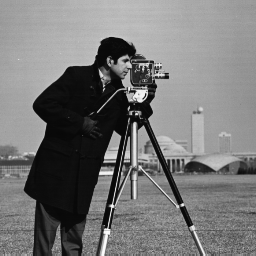
#> input picture 2do/2do 2do Cuatrimestre/Procesamiento de Imágenes/U3 - Deteccion bordes y Segmentacion/CodigoU3/cameraman.tif, 256 x 256 px, given in place of punto.tif, which was not available; the run also reads 1 picture not shown here
$ python PDI_U3_Segmentacion.py   (older library calls are emulated)
#> lines starting #> are read from the running program, lines starting #| are printed output that depends on the picture; after the words box and inside, x2 and y2 are one past the last pixel; in counts of white or black regions, pixels touching at a corner belong together; pictures that were not available may be replaced by others from this repository, and a replacement may not be noted
import cv2
import numpy as np
import matplotlib.pyplot as plt

# Defininimos función para mostrar imágenes
def imshow(img, new_fig=True, title=None, color_img=False, blocking=False, colorbar=True, ticks=False):
    if new_fig:
        plt.figure()
    if color_img:
        plt.imshow(img)
    else:
        plt.imshow(img, cmap='gray')
    plt.title(title)
    if not ticks:
        plt.xticks([]), plt.yticks([])
    if colorbar:
        plt.colorbar()
    if new_fig:
        plt.show(block=blocking)

# -------------------------------------------------------------------------------
# --- Detección de puntos -------------------------------------------------------
# -------------------------------------------------------------------------------
f = cv2.imread('punto.tif', cv2.IMREAD_GRAYSCALE)   # Leemos imagen
#> f is the input picture: shape (256, 256); min 7, max 253, mean 118.7
imshow(f)

w = -1*np.ones((3,3))                   # Definimos el kernel para...
w[1,1] = 8                              # ... detectar puntos
fp = cv2.filter2D(f, cv2.CV_64F, w)     # Filtramos
np.unique(fp)
imshow(fp)

fpn = abs(fp)                           # Acondicionamiento: abs()
# fpn = cv2.convertScaleAbs(fp)             # En este caso, no generaría problemas. Pero ver el ejemplo siguiente.
np.unique(fpn)
imshow(fpn)

f_point = fpn > fpn.max()*0.9           # Detección mediante umbralado
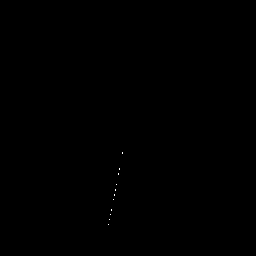
#> f_point: shape (256, 256) bool; 0.03% white in thin lines or dots, all inside (x1, y1, x2, y2) = (108, 152, 123, 225)
imshow(f_point)
np.sum(f_point)

plt.figure()
ax = plt.subplot(221)
imshow(f,new_fig=False, title="Imagen Original")
plt.subplot(222, sharex=ax, sharey=ax), imshow(fp, new_fig=False, title="Filtrado")
plt.subplot(223, sharex=ax, sharey=ax), imshow(fpn, new_fig=False, title="Filtrado + abs()")
plt.subplot(224, sharex=ax, sharey=ax), imshow(f_point, new_fig=False, title="Filtrado + abs() + Umbralado")
plt.suptitle("Detección de Punto")
plt.show(block=False)

# -------------------------------------------------------------------------------
# --- Detección de lineas orientadas --------------------------------------------
# -------------------------------------------------------------------------------
f = cv2.imread('lineas_orientadas.tif', cv2.IMREAD_GRAYSCALE)   # Leemos imagen
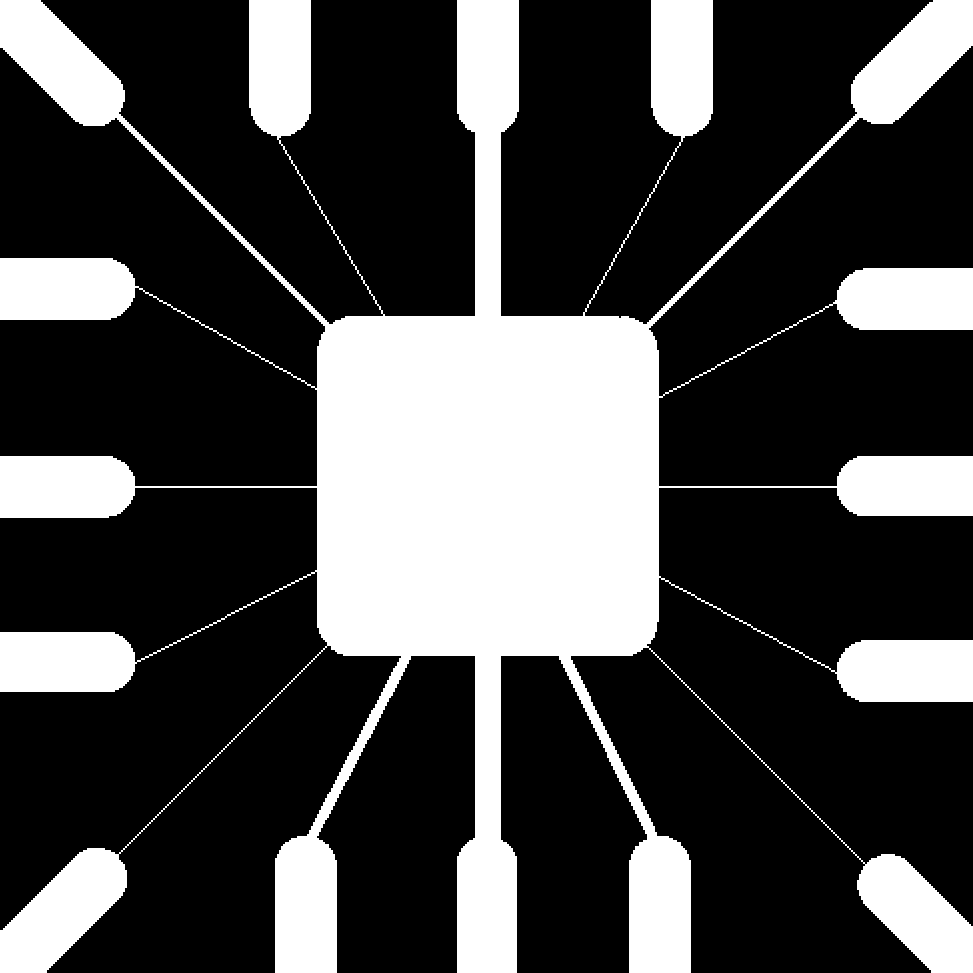
#> input picture 2do/2do 2do Cuatrimestre/Procesamiento de Imágenes/U3 - Deteccion bordes y Segmentacion/CodigoU3/circuito.tif, 973 x 973 px, given in place of lineas_orientadas.tif, which was not available
#> f: shape (973, 973); 28.1% white; 1 white region, box (x1, y1, x2, y2) and area: (0, 0, 973, 973) 265583
f.shape
np.unique(f)
imshow(f, ticks=True)

# Filtramos
# w = np.array([[-1,-1,-1],[2,2,2],[-1,-1,-1]])     # Horizontal
w = np.array([[-1,2,-1],[-1,2,-1],[-1,2,-1]])       # Vertical
# w = np.array([[-1,-1,2],[-1,2,-1],[2,-1,-1]])       # +45º
# w = np.array([[2,-1,-1],[-1,2,-1],[-1,-1,2]])       # -45º
f_fil = cv2.filter2D(f, cv2.CV_64F, w)
np.unique(f_fil)
imshow(f_fil)

f_fil_abs = abs(f_fil)                          # Acondicionamos
# f_fil_abs = cv2.convertScaleAbs(f_fil)        # Así generaría problemas
np.unique(f_fil_abs)
imshow(f_fil_abs)

f_det = f_fil_abs >= f_fil_abs.max()*1.0    # Detección mediante umbralado
#> f_det: shape (973, 973) bool; 0.77% white in thin lines or dots
imshow(f_det)

plt.figure()
ax = plt.subplot(221)
imshow(f, new_fig=False, title="Imagen Original")
plt.subplot(222, sharex=ax, sharey=ax), imshow(f_fil, new_fig=False, title="Filtrado")
plt.subplot(223, sharex=ax, sharey=ax), imshow(f_fil_abs, new_fig=False, title="Filtrado + abs()")
plt.subplot(224, sharex=ax, sharey=ax), imshow(f_det, new_fig=False, title="Filtrado + abs() + Umbralado")
plt.suptitle("Detección de Lineas Orientadas")
plt.show(block=False)

# -------------------------------------------------------------------------------
# --- Detección de lineas orientadas - Otro Ejemplo -----------------------------
# -------------------------------------------------------------------------------
f = cv2.imread('circuito.tif', cv2.IMREAD_GRAYSCALE)   # Leemos imagen
f.shape
np.unique(f)
imshow(f, ticks=True)

# --- Version 1 ------------------------------------------
w = np.array([[-1,-1,2],[-1,2,-1],[2,-1,-1]])   # +45º
f_fil = cv2.filter2D(f, cv2.CV_64F, w)          # Filtramos
f_fil_acond = abs(f_fil)                        # Acondicionamos: abs()
f_det = f_fil_acond >= f_fil_acond.max()*1.0    # Detección mediante umbralado
#> f_det: shape (973, 973) bool; 0.11% white in thin lines or dots, all inside (x1, y1, x2, y2) = (118, 139, 866, 865)

# # --- Version 2 ------------------------------------------
w = np.array([[-1,-1,2],[-1,2,-1],[2,-1,-1]])   # +45º
f_fil = cv2.filter2D(f, cv2.CV_64F, w)          # Filtramos
f_fil_acond = f_fil.copy()                      # Acondicionamos: A los valores < 0...
f_fil_acond[f_fil_acond<0] = 0                  # ... les asigno 0
#> f_fil_acond: shape (973, 973) float64; min 0, max 1020, mean 3.6
f_det = f_fil_acond >= f_fil_acond.max()*0.9    # Detección mediante umbralado
#> f_det: shape (973, 973) bool; 0.05% white in thin lines or dots, all inside (x1, y1, x2, y2) = (118, 141, 834, 855)

np.unique(f_fil)
np.unique(f_fil_acond)

plt.figure()
ax = plt.subplot(221)
imshow(f, new_fig=False, title="Imagen Original", ticks=True)
plt.subplot(222, sharex=ax, sharey=ax), imshow(f_fil, new_fig=False, title="Filtrado", ticks=True)
plt.subplot(223, sharex=ax, sharey=ax), imshow(f_fil_acond, new_fig=False, title="Filtrado + Acondicionamiento", ticks=True)
plt.subplot(224, sharex=ax, sharey=ax), imshow(f_det, new_fig=False, title="Filtrado + abs() + Umbralado", ticks=True)
plt.suptitle("Detección de Lineas Orientadas")
plt.show(block=False)

# -------------------------------------------------------------------------------
# --- Detección de Bordes - Sobel -----------------------------------------------
# -------------------------------------------------------------------------------
# Cargo Imagen
f = cv2.imread('building.tif', cv2.IMREAD_GRAYSCALE)
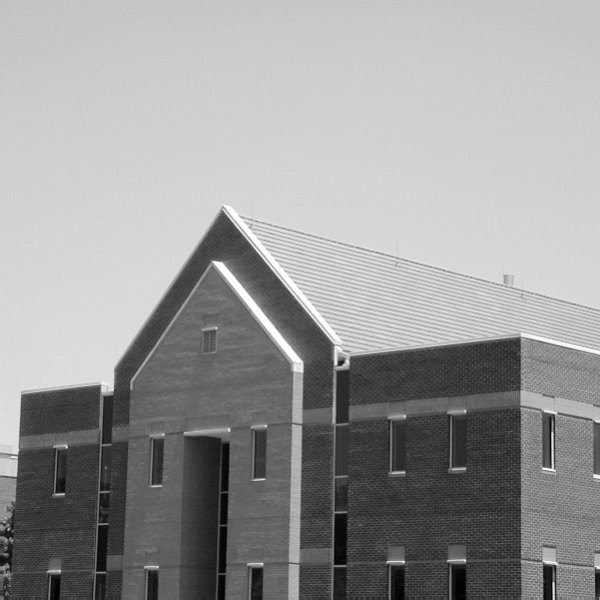
#> input picture 2do/2do 2do Cuatrimestre/Procesamiento de Imágenes/U3 - Deteccion bordes y Segmentacion/CodigoU3/building.tif, 600 x 600 px
#> f is the input picture: shape (600, 600); min 0, max 255, mean 152.9
imshow(f)

# Filtrado
ddepth = cv2.CV_16S  # Formato salida
grad_x = cv2.Sobel(f, ddepth, 1, 0, ksize=3) # https://docs.opencv.org/3.4/d4/d86/group__imgproc__filter.html#gacea54f142e81b6758cb6f375ce782c8d
grad_y = cv2.Sobel(f, ddepth, 0, 1, ksize=3) # Tutorial: https://opencv-python-tutroals.readthedocs.io/en/latest/py_tutorials/py_imgproc/py_gradients/py_gradients.html
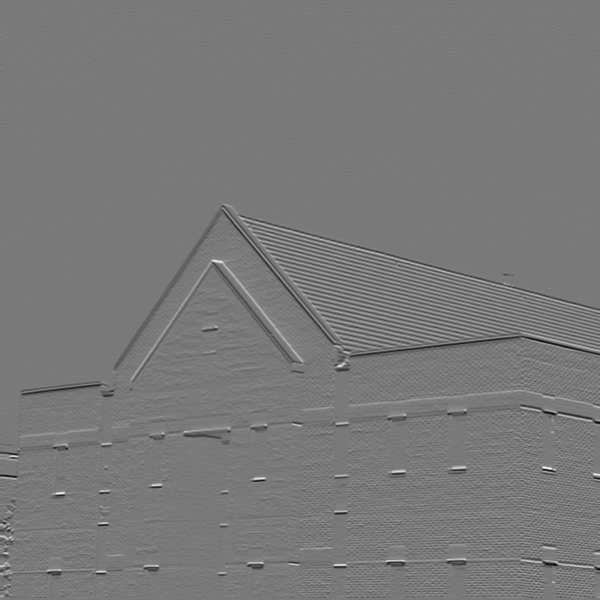
#> grad_y: shape (600, 600) int16; min -621, max 680, mean -1.7; drawn with min black and max white

# Acondicionamiento
abs_grad_x = cv2.convertScaleAbs(grad_x)                        # abs() + casting uint8
abs_grad_y = cv2.convertScaleAbs(grad_y)                        #
grad = cv2.addWeighted(abs_grad_x, 0.5, abs_grad_y, 0.5, 0)     # Combinamos.  https://docs.opencv.org/3.4/d5/dc4/tutorial_adding_images.html

plt.figure()
ax = plt.subplot(221)
imshow(f, new_fig=False, title="Imagen Original", ticks=True)
plt.subplot(222, sharex=ax, sharey=ax), imshow(abs_grad_x, new_fig=False, title="Sobel x", ticks=True)
plt.subplot(223, sharex=ax, sharey=ax), imshow(abs_grad_y, new_fig=False, title="Sobel y", ticks=True)
plt.subplot(224, sharex=ax, sharey=ax), imshow(grad, new_fig=False, title="Gradiente", ticks=True)
plt.show(block=False)

# Umbralizamos los gradientes
abs_grad_x_th = np.zeros(abs_grad_x.shape)
abs_grad_x_th[abs_grad_x == abs_grad_x.max()] = 255

abs_grad_y_th = np.zeros(abs_grad_y.shape)
abs_grad_y_th[abs_grad_y == abs_grad_y.max()] = 255

grad_th = np.zeros(grad.shape)
grad_th[grad >= 0.5*grad.max()] = 255

plt.figure()
ax = plt.subplot(221)
imshow(abs_grad_x, new_fig=False, title="Sobel x")
plt.subplot(222, sharex=ax, sharey=ax), imshow(abs_grad_x_th, new_fig=False, title="Sobel x + Umbralado")
plt.subplot(223, sharex=ax, sharey=ax), imshow(abs_grad_y, new_fig=False, title="Sobel y")
plt.subplot(224, sharex=ax, sharey=ax), imshow(abs_grad_y_th, new_fig=False, title="Sobel y + Umbralado")
plt.show(block=False)

plt.figure()
ax = plt.subplot(121)
imshow(grad, new_fig=False, title="Gradiente")
plt.subplot(122, sharex=ax, sharey=ax), imshow(grad_th, new_fig=False, title="Gradiente + Umbralado")
plt.show(block=False)

plt.figure()
ax = plt.subplot(121)
imshow(f, new_fig=False, title="Imagen Original", ticks=True)
plt.subplot(122, sharex=ax, sharey=ax), imshow(grad_th, new_fig=False, title="Gradiente + Umbralado")
plt.show(block=False)


# -------------------------------------------------------------------------------
# --- Detección de Bordes - Sobel - Versión estricta y aproximada----------------
# -------------------------------------------------------------------------------
# Cargo Imagen
f = cv2.imread('building.tif', cv2.IMREAD_GRAYSCALE)
imshow(f)

# Filtrado
ddepth = cv2.CV_64F  # Formato salida
grad_x = cv2.Sobel(f, ddepth, 1, 0, ksize=3) # https://docs.opencv.org/3.4/d4/d86/group__imgproc__filter.html#gacea54f142e81b6758cb6f375ce782c8d
grad_y = cv2.Sobel(f, ddepth, 0, 1, ksize=3) # Tutorial: https://opencv-python-tutroals.readthedocs.io/en/latest/py_tutorials/py_imgproc/py_gradients/py_gradients.html

grad = np.sqrt(grad_x**2 + grad_y**2)
grad_aprox = grad_x**2 + grad_y**2
np.unique(grad)
np.unique(grad_aprox)

grad_n = cv2.convertScaleAbs(grad)
grad_aprox_n = cv2.convertScaleAbs(grad_aprox)
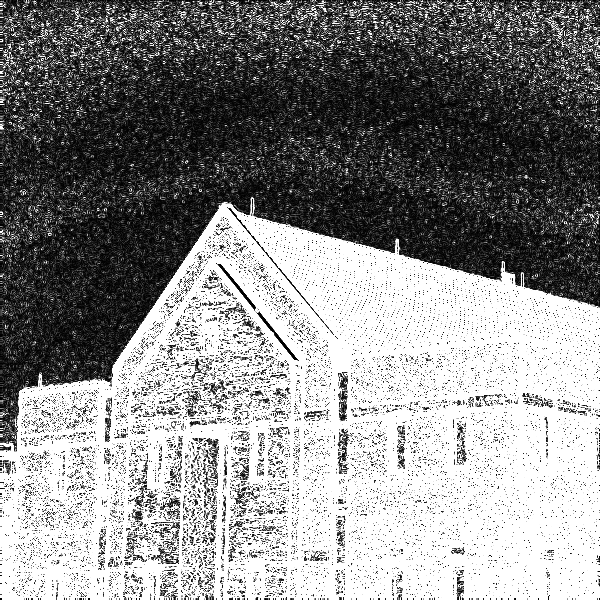
#> grad_aprox_n: shape (600, 600); min 0, max 255, mean 140.2
np.unique(grad_n)
np.unique(grad_aprox_n)

plt.figure()
ax = plt.subplot(221)
imshow(grad, new_fig=False, title="Gradiente - Magnitud")
plt.subplot(222, sharex=ax, sharey=ax), imshow(grad_n, new_fig=False, title="Gradiente - Magnitud + Casting")
plt.subplot(223, sharex=ax, sharey=ax), imshow(grad_aprox, new_fig=False, title="Gradiente - Magnitud aprox.")
plt.subplot(224, sharex=ax, sharey=ax), imshow(grad_aprox_n, new_fig=False, title="Gradiente - Magnitud aprox. + Casting")
plt.show(block=False)

grad_th = grad >= grad.max()*0.25
#> grad_th: shape (600, 600) bool; 2.6% white in thin lines or dots, all inside (x1, y1, x2, y2) = (0, 205, 600, 600)
grad_aprox_th = grad_aprox >= grad_aprox.max()*0.25 # Analizar...
#> grad_aprox_th: shape (600, 600) bool; 0.23% white in thin lines or dots, all inside (x1, y1, x2, y2) = (0, 211, 600, 600)
#grad_aprox_th = grad_aprox >= grad_aprox.max()*0.05 # Analizar...
# grad_aprox_th = grad_aprox >= grad_aprox.max()*0.0625 # Así se obtiene casi el mismo resultado que con grad y th=0.25
plt.figure()
ax = plt.subplot(221)
imshow(grad, new_fig=False, title="Gradiente - Magnitud")
plt.subplot(222, sharex=ax, sharey=ax), imshow(grad_th, new_fig=False, title="Gradiente - Magnitud + Umbralado")
plt.subplot(223, sharex=ax, sharey=ax), imshow(grad_aprox, new_fig=False, title="Gradiente - Magnitud aprox.")
plt.subplot(224, sharex=ax, sharey=ax), imshow(grad_aprox_th, new_fig=False, title="Gradiente - Magnitud aprox. + Umbralado")
plt.show(block=False)


# --- Comparo con la versión anterior... ---------------------------------
grad2_x = cv2.Sobel(f, ddepth, 1, 0, ksize=3)
grad2_y = cv2.Sobel(f, ddepth, 0, 1, ksize=3)
abs_grad2_x = cv2.convertScaleAbs(grad2_x)
abs_grad2_y = cv2.convertScaleAbs(grad2_y)
grad2 = cv2.addWeighted(abs_grad2_x, 0.5, abs_grad2_y, 0.5, 0)

plt.figure()
ax = plt.subplot(221)
imshow(f, new_fig=False, title="Imagen Original")
plt.subplot(222, sharex=ax, sharey=ax), imshow(grad_n, new_fig=False, title="Gradiente - Magnitud + Casting")
plt.subplot(223, sharex=ax, sharey=ax), imshow(grad_aprox_n, new_fig=False, title="Gradiente - Magnitud aprox. + Casting")
plt.subplot(224, sharex=ax, sharey=ax), imshow(grad2, new_fig=False, title="Gradiente version 2")
plt.show(block=False)
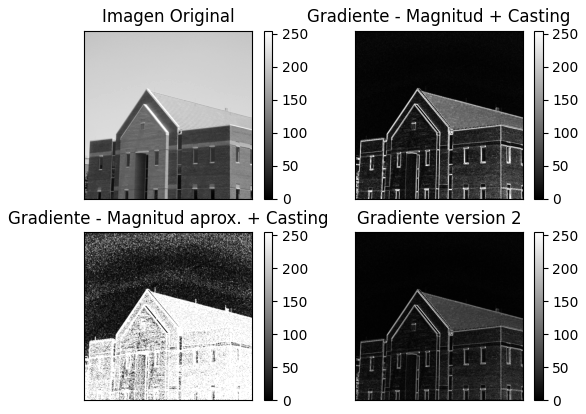
#> figure drawn by matplotlib, 8 panels

grad2_th = grad2 >= grad2.max()*0.51
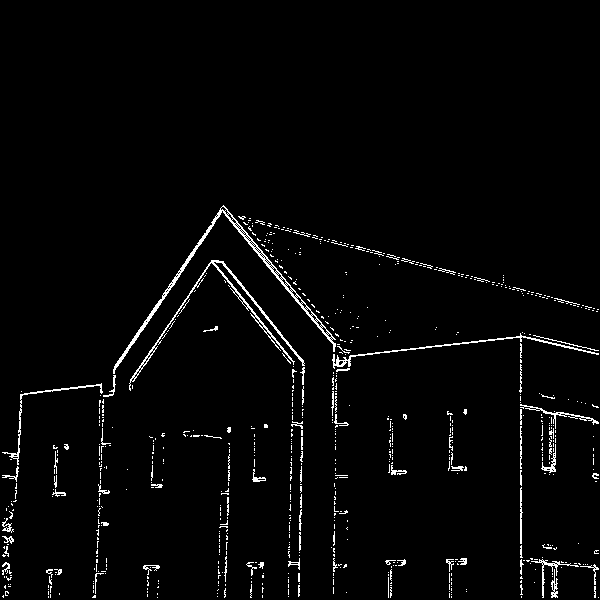
#> grad2_th: shape (600, 600) bool; 2.5% white in thin lines or dots, all inside (x1, y1, x2, y2) = (2, 205, 599, 598)
plt.figure()
ax = plt.subplot(321)
imshow(grad, new_fig=False, title="Gradiente - Magnitud")
plt.subplot(322, sharex=ax, sharey=ax), imshow(grad_th, new_fig=False, title="Gradiente - Magnitud + Umbralado")
plt.subplot(323, sharex=ax, sharey=ax), imshow(grad_aprox, new_fig=False, title="Gradiente - Magnitud aprox.")
plt.subplot(324, sharex=ax, sharey=ax), imshow(grad_aprox_th, new_fig=False, title="Gradiente - Magnitud aprox. + Umbralado")
plt.subplot(325, sharex=ax, sharey=ax), imshow(grad2, new_fig=False, title="Gradiente version 2")
plt.subplot(326, sharex=ax, sharey=ax), imshow(grad2_th, new_fig=False, title="Gradiente version 2 + Umbralado")
plt.show(block=False)


# -------------------------------------------------------------------------------
# --- Detección de Bordes - Laplacian of Gaussian (LoG) -------------------------
# -------------------------------------------------------------------------------
blur = cv2.GaussianBlur(f, (3,3), 0)
LoG = cv2.Laplacian(blur, cv2.CV_64F, ksize=3)
LoG_abs = cv2.convertScaleAbs(LoG)   # Pasamos a 8 bit
imshow(LoG_abs, title="LoG + convertScaleAbs()")
# imshow(np.abs(LoG), title="LoG + abs()")
# LoG_abs_th = LoG_abs > LoG_abs.max()*0.3 # Otro umbral
LoG_abs_th = LoG_abs > LoG_abs.max()*0.45
imshow(LoG_abs_th, title="LoG + convertScaleAbs() + umbral")

def Zero_crossing(image):
    z_c_image = np.zeros(image.shape)
    # For each pixel, count the number of positive and negative pixels in the neighborhood
    for i in range(1, image.shape[0] - 1):
        for j in range(1, image.shape[1] - 1):
            negative_count = 0
            positive_count = 0
            neighbour = [image[i+1, j-1],image[i+1, j],image[i+1, j+1],image[i, j-1],image[i, j+1],image[i-1, j-1],image[i-1, j],image[i-1, j+1]]
            d = max(neighbour)
            e = min(neighbour)
            for h in neighbour:
                if h>0:
                    positive_count += 1
                elif h<0:
                    negative_count += 1
            # If both negative and positive values exist in the pixel neighborhood, then that pixel is a potential zero crossing

            z_c = ((negative_count > 0) and (positive_count > 0))

            # Change the pixel value with the maximum neighborhood difference with the pixel
            if z_c:
                if image[i,j]>0:
                    z_c_image[i, j] = image[i,j] + np.abs(e)
                elif image[i,j]<0:
                    z_c_image[i, j] = np.abs(image[i,j]) + d

    # Normalize and change datatype to 'uint8' (optional)
    z_c_norm = z_c_image/z_c_image.max()*255
    z_c_image = np.uint8(z_c_norm)

    return z_c_image

LoG_z = Zero_crossing(LoG)
th = LoG_z.max()*0.3
#> th = 76.5
LoG_zth = np.uint8(LoG_z > th)*255
imshow(LoG_z, title="LoG + Zero Corssing")
imshow(LoG_zth, title="LoG + Zero Corssing + Umbral")


# --- Componentes conectadas -----------------------------------------------------------------------
img = cv2.imread('objects.tif', cv2.IMREAD_GRAYSCALE)
connectivity = 8
num_labels, labels, stats, centroids = cv2.connectedComponentsWithStats(img, connectivity, cv2.CV_32S)  # https://docs.opencv.org/4.5.3/d3/dc0/group__imgproc__shape.html#ga107a78bf7cd25dec05fb4dfc5c9e765f
#> num_labels = 11; stats = [[0, 0, 757, 757, 538939], [526, 105, 84, 102, 2259], [115, 108, 99, 99, 2340], [322, 111, 87, 96, 3600], [109, 309, 99, 96, 3564], [319, 309, 84, 96, 2709], [520, 309, 75, 96, 2340], [220, 507, 318, 12, 3816], [322, 612, 93, 78, 3672], [124, 615, 72, 75, 5400], [538, 615, 75, 75, 4410]]; centroids = [[379.7, 373.8], [554.8, 153.6], [168.8, 166.2], [367.4, 159.8], [160.2, 356.2], [355.4, 356.4], [551.7, 350.3], [378.5, 512.5], [367.5, 663.9], [159.5, 652], [575.3, 652.4]]
# [8 lines of commented-out code are left out]

imshow(img=labels)

# Coloreamos los elementos
labels = np.uint8(255/num_labels*labels)
# imshow(img=labels)
im_color = cv2.applyColorMap(labels, cv2.COLORMAP_JET)
# Dibujando los centroides
for centroid in centroids:
    cv2.circle(im_color, tuple(np.int32(centroid)), 9, color=(255,255,255), thickness=-1)
#> this loop made 11 passes
# Dibujando las bounding boxes
for st in stats:
    cv2.rectangle(im_color, (st[0], st[1]), (st[0]+st[2], st[1]+st[3]), color=(0,255,0), thickness=2)
#> this loop made 11 passes
imshow(img=im_color, color_img=True)

# --- CANNY ---------------------------------------------------------------------------------------
f_blur = cv2.GaussianBlur(f, ksize=(3, 3), sigmaX=1.5)
gcan = cv2.Canny(f_blur, threshold1=0.04*255, threshold2=0.1*255)
gcan = cv2.Canny(f_blur, threshold1=0.4*255, threshold2=0.5*255)
gcan = cv2.Canny(f_blur, threshold1=0.4*255, threshold2=0.75*255)
imshow(gcan)

# --- Contornos -----------------------------------------------------------------------------------
f = cv2.imread('contornos.png')             # Leemos imagen
gray = cv2.cvtColor(f, cv2.COLOR_BGR2GRAY)  # Pasamos a escala de grises
cv2.imshow('contornos', gray)

umbral, thresh_img = cv2.threshold(gray, thresh=128, maxval=255, type=cv2.THRESH_BINARY)  # Umbralamos
cv2.imshow('Umbral', thresh_img)

# Tutorial: https://docs.opencv.org/3.4/d4/d73/tutorial_py_contours_begin.html
contours, hierarchy = cv2.findContours(thresh_img, cv2.RETR_LIST, cv2.CHAIN_APPROX_NONE)  # https://docs.opencv.org/3.4/d3/dc0/group__imgproc__shape.html#ga95f5b48d01abc7c2e0732db24689837b
#> contours = 1 contour; box (x1, y1, x2, y2) and area: (0, 0, 973, 973) 258149

# Dibujamos
f = cv2.imread('contornos.png')
cv2.drawContours(f, contours, contourIdx=-1, color=(0, 0, 255), thickness=2)  # https://docs.opencv.org/3.4/d6/d6e/group__imgproc__draw.html#ga746c0625f1781f1ffc9056259103edbc
cv2.imshow('Contornos', f)

# Contornos externos
contours, hierarchy = cv2.findContours(thresh_img, cv2.RETR_EXTERNAL, cv2.CHAIN_APPROX_NONE)
# Dibujamos
f = cv2.imread('contornos.png')
cv2.drawContours(f, contours, contourIdx=-1, color=(0, 255, 0), thickness=2)
cv2.imshow('contours externos', f)

# Contornos por jerarquía
contours, hierarchy = cv2.findContours(thresh_img, cv2.RETR_TREE, cv2.CHAIN_APPROX_NONE)
print(hierarchy)    # hierarchy: [Next, Previous, First_Child, Parent]
#| [[[-1 -1 -1 -1]]]

# --- Contornos que no tienen padres ----------------------------------------------
f = cv2.imread('contornos.png')
for ii in range(len(contours)):
    if hierarchy[0][ii][3]==-1:
        cv2.drawContours(f, contours, contourIdx=ii, color=(0, 255, 0), thickness=2)
#> this loop made 1 pass
cv2.imshow('Contornos sin padre', f)

# --- Contornos que no tienen hijos ----------------------------------------------
f = cv2.imread('contornos.png')
for ii in range(len(contours)):
    if hierarchy[0][ii][2]==-1:
        cv2.drawContours(f, contours, contourIdx=ii, color=(0, 255, 0), thickness=2)
cv2.imshow('Contorno sin hijos', f)

# --- Ejemplo particular ---------------------------------------------------------
k = 4
f = cv2.imread('contornos.png')
#> (the run stopped early here; a loop or call above may not have finished)
